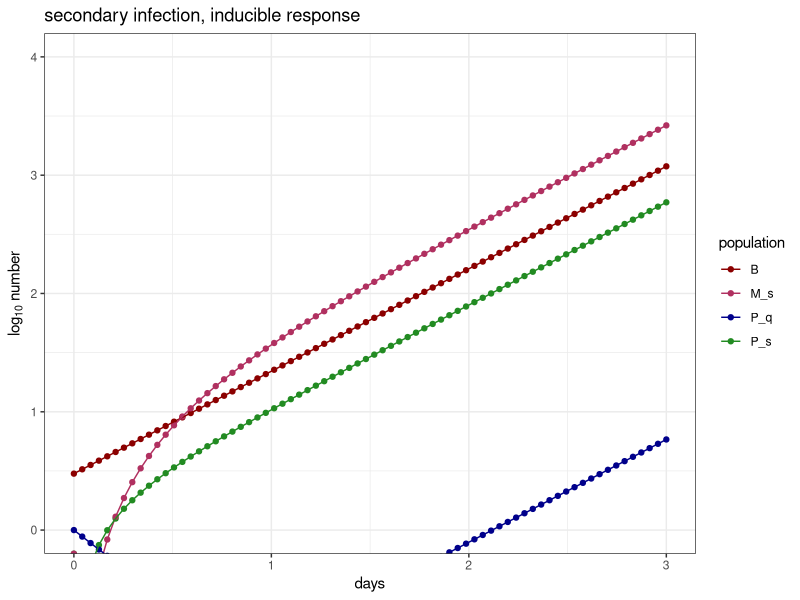

Source code (R): (Note: this script raises an error after producing the figure.)
## ---- chunk 1
#install.package("here")
library(here)

#install.package("ggplot2")
library(ggplot2)

#install.package("gridExtra")
library(gridExtra)

#install.packages("tidyverse")
library(tidyverse)

#install.packages("deSolve")
library(deSolve)

#load functions
#source(here("code", "functions", "functions.R"))

#choose plotting colors
my_colors = c("darkred", "maroon", "darkblue", "forestgreen", "darkorange", "goldenrod") #choose color range
num_colors = length(my_colors) #set number of colors needed for plotting
my_colors = colorRampPalette(my_colors)(num_colors) #increase number of colors staying in color range
## ---- chunk 2
# Antibody concentrations in the respiratory mucosa #
secondary_response.model1 <- function(t, y, parms)  # Single partial immune class (RPS)                       
{with(as.list(parms),	# allows the parameter file parms to be as a list
      {  
        y = pmax(y,0)         # avoid negative values (not ideal but ok)
        
        # map the state variables
        B = y[1]         # B cells 
        P_s = y[2]       # Antibody secreting cells (specific)
        P_q = y[3]       # quiescent antibody secreting cells (specific)
        M_s = y[4]       # specific Ab in mucosa
        
        # make empty variables for the derivatives
        dB = 0      # change in specific Ab in the lumen
        dP_s = 0    # change in specific ASCs
        dP_q = 0    # change in quiescent ASCs
        dM_s = 0    # change in specific antibodies in mucosa
        
        #####################################
        # define V function 
        V.function = function(t_infection, t) {
          if(t>=min(t_infection) & t <= max(t_infection)){
            V = 1}
          else(V = 0)
        return(V)}
        # set V
        V = V.function(t_infection, t)
        #####################################
        ## calculate the derivatives
        # cell populations
        dB = r*(1-f)*V*B - d_B*B #proliferation only when virus present, some fraction f differentiates to P_s
        dP_s = r*f*V*B + s*V*P_q - d_s*P_s - q*P_s #differentiation from B cells or P_q only when virus present
        dP_q = q*P_s - d_q*P_q - s*V*P_q #P_s always differentiates to P_q with some rate q.
        
        # Specific antibodies        
        dM_s = a*P_s - d_a*M_s #P_s secretes antibody
        
        # output the derivatives
        dy=c(dB, dP_s, dP_q, dM_s) #vector of derivatives 
        
        return(list(dy)) #lists vector and returns
      }
  ) 
} # we will need to think about how to set M_ns if we want to track specific IgA in the lumen.

## ---- chunk 3
# death rates
d_B = log(10)/(365) # B cell death rate, x days half life
d_s = 0 # secretory cell death rate #don't consider for now
d_q = log(10)/(365) # quiescent cell death rate long lived like bm
  
# proliferation and differentiation
r = 3 # b cell proliferation rate - doubling time is 1/2 day
f = 1/3 # fraction of division that produce secretory cells
q = log(2)/14 # rate of secretory cells to quiescence #should be dmu 
s = 3 # rate of quiescent cell recruitment to secretion #should be very fast, like a percentage per hour

# antibody dynamics
a = 10 # rate of IgA secretion by secretory cells # not dealing with density but total number now
d_a = log(2)/3 # IgA molecular decay rate, 3 days half life

# infection timing
t_infection = c(0,14) #time range of antigen presence (V = 1 when t in t_infection)
## ---- chunk 4
# parms list 
# parameters list for deSolve
params = list(
  d_B = d_B, # B cell death rate
  d_s = d_s, # secretory cell death rate
  d_q = d_q, # quiescent cell death rate
  d_a = d_a, # IgA molecular decay rate
    
  # proliferation and differentiation
  r = r, # b cell proliferation rate
  f = f, # fraction of division that produce secretory cells
  q = q, # rate of secretory cells to quiescence
  s = s, # rate of quiescent cell recruitment to secretion
  
  # antibody dynamics
  a = a, # rate of IgA secretion by secretory cells
  d_a = d_a, # IgA molecular decay rate in mucosa
  
  #infection timing
  t_infection = t_infection #time range of antigen presence (V = 1 when t in t_infection)
)

# set initial conditions
#initial conditions
init_cond = c("B" = 3, "P_s" = 0, "P_q" = 1, "M_s" = 0)

# simulation Time parameters 
Tmax   = 3                       # max time in days
points.per.day = 24              # output points per day

# solve 
soln_secondary = as.data.frame(ode(y = init_cond, times = seq(0, Tmax, length.out = Tmax*points.per.day), secondary_response.model1, parms = params)) 



# long form ode 
soln2_long = soln_secondary %>% pivot_longer(
  cols = !c(time),
  names_to = "population",
  values_to = "number"
)

# ggplot
 plot = ggplot() +
  geom_point(data = soln2_long, aes(x = time, y = log10(number), group = population, col = population)) + #plots each population seperately over time 
  geom_line(data = soln2_long, aes(x = time, y = log10(number), group = population, col = population)) + #plots each population seperately over time
  coord_cartesian(ylim = c(0,4)) +
  labs(x = "days",, y = bquote("log"[10] ~ "number"), title = "secondary infection, inducible response") +
  theme_bw() + #removes grey background and changes aesthetics
  scale_color_manual(values = my_colors) #changes colors to defined vector

# print
print(plot)
## ---- chunk 5
# Antibody concentrations in the respiratory mucosa #
secondary_response.model_notinducible <- function(t, y, parms)  # Single partial immune class (RPS)                       
{with(as.list(parms),	# allows the parameter file parms to be as a list
      {  
        y = pmax(y,0)         # avoid negative values (not ideal but ok)
        
        # map the state variables
        B = y[1]         # B cells 
        P_s = y[2]       # Antibody secreting cells (specific)
        M_s = y[3]       # specific Ab in mucosa
        
        # make empty variables for the derivatives
        dB = 0      # change in specific Ab in the lumen
        dP_s = 0    # change in specific ASCs
        dM_s = 0    # change in specific antibodies in mucosa
        
        #####################################
        # define V function 
        V.function = function(t_infection, t) {
          if(t>=min(t_infection) & t <= max(t_infection)){
            V = 1}
          else(V = 0)
        return(V)}
        # set V
        V = V.function(t_infection, t)
        #####################################
        ## calculate the derivatives
        # cell populations
        dB = r*(1-f)*V*B - d_B*B #proliferation only when virus present, some fraction f differentiates to P_s
        dP_s = r*f*V*B - d_s*P_s #differentiation from B cells or P_q only when virus present
        
        # Specific antibodies        
        dM_s = a*P_s - d_a*M_s #P_s secretes antibody
        
        # output the derivatives
        dy=c(dB, dP_s, dM_s) #vector of derivatives 
        
        return(list(dy)) #lists vector and returns
      }
  ) 
} # we will need to think about how to set M_ns if we want to track specific IgA in the lumen.
## ---- chunk 6
# death rates
d_B = log(2)/(365) # B cell death rate, 2 years half life
d_s = q # rate of secretory cells to death #should equal d_mu
 
# proliferation and differentiation
r = 3 # b cell proliferation rate - doubling time is 1 day
f = 1/3 # fraction of division that produce secretory cells

# antibody dynamics
a = 10 # rate of IgA secretion by secretory cells # not dealing with density but total number now
d_a = log(2)/3 # IgA molecular decay rate, 3 days half life

# infection timing
t_infection = c(0,14) #time range of antigen presence (V = 1 when t in t_infection)
## ---- chunk 7
# parameters list for deSolve
params = list(
  d_B = d_B, # B cell death rate
  d_s = d_s, # secretory cell death rate

    
  # proliferation and differentiation
  r = r, # b cell proliferation rate
  f = f, # fraction of division that produce secretory cells

  # antibody dynamics
  a = a, # rate of IgA secretion by secretory cells
  d_a = d_a, # IgA molecular decay rate in mucosa
  
  #infection timing
  t_infection = t_infection #time range of antigen presence (V = 1 when t in t_infection)
)
## ---- chunk 8
# set initial conditions
init_cond = soln_notinducible %>% select(!(time)) %>% slice(nrow(soln_notinducible)) %>% unlist()

# simulation Time parameters 
Tmax   = 30                       # max time in days
points.per.day = 24              # output points per day

# solve 
soln_notinducible_secondary = as.data.frame(ode(y = init_cond, times = seq(0, Tmax, length.out = Tmax*points.per.day), secondary_response.model_notinducible, parms = params)) 



# long form ode 
soln_notinducible2_long = soln_notinducible_secondary %>% pivot_longer(
  cols = !c(time),
  names_to = "population",
  values_to = "number"
)

# ggplot
 plot = ggplot() +
  geom_point(data = soln_notinducible2_long, aes(x = time, y = log10(number), group = population, col = population)) + #plots each population seperately over time 
  geom_line(data = soln_notinducible2_long, aes(x = time, y = log10(number), group = population, col = population)) + #plots each population seperately over time
   labs(x = "days", y = bquote("log"[10] ~ "number"), title = "secondary infection, not inducible response") +
   coord_cartesian(ylim = c(0,3)) +
  theme_bw() + #removes grey background and changes aesthetics
  scale_color_manual(values = my_colors) #changes colors to defined vector

# print
print(plot)
